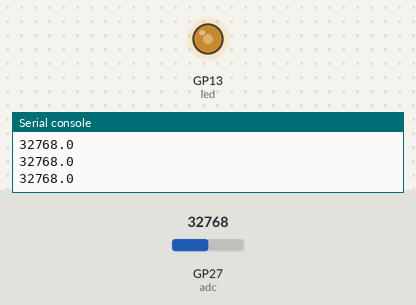
A program run on a simulated Raspberry Pi Pico running MicroPython. Shown: output pins drawn as LEDs (lit = HIGH), the last lines printed to the serial console. The test bench sets the inputs (shaded band); at power-on: GP27 (adc) = 32768 (analog values on the 0–65535 scale).

Above: at 1.2 s.
1.3 s: GP27 (adc) set to 45874
At 2.4 s:
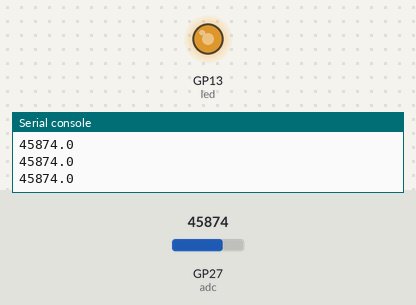
2.8 s: GP27 (adc) set to 57670
At 3.6 s:
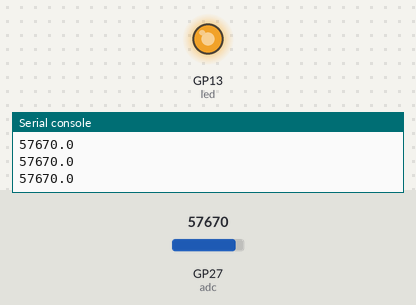
4.3 s: GP27 (adc) set to 7864
At 4.9 s:
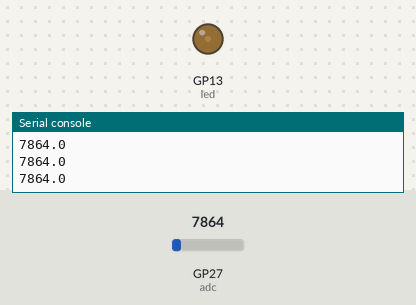
5.8 s: GP27 (adc) set to 0
At 6.1 s:
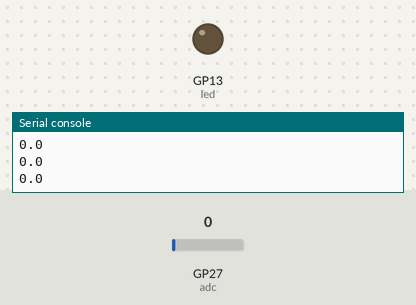
Timing chart, 0 to 8.3 s (numbered marks = the images above; inputs shaded):
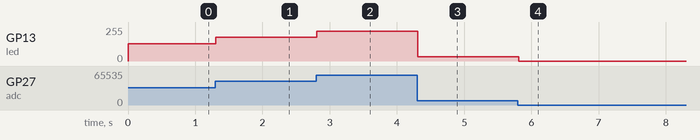

Measured:
- after the input at 1.3 s, GP13 (led): 128/255 → 178/255 at once
- after the input at 2.8 s, GP13 (led): 178/255 → 224/255 at once
- after the input at 4.3 s, GP13 (led): 224/255 → 31/255 at once
- after the input at 5.8 s, GP13 (led): 31/255 → 0/255 at once

The program:

potypwmled.py
```python
from machine import Pin, PWM, ADC
from time import sleep

# ADC 0-65535
# 224 - 43930

adc = ADC(Pin(27))
led = PWM(Pin(13))

led.freq(1000)

while True:
    led.duty_u16(adc.read_u16())
    print((adc.read_u16()/1))
    sleep(0.1)
```
